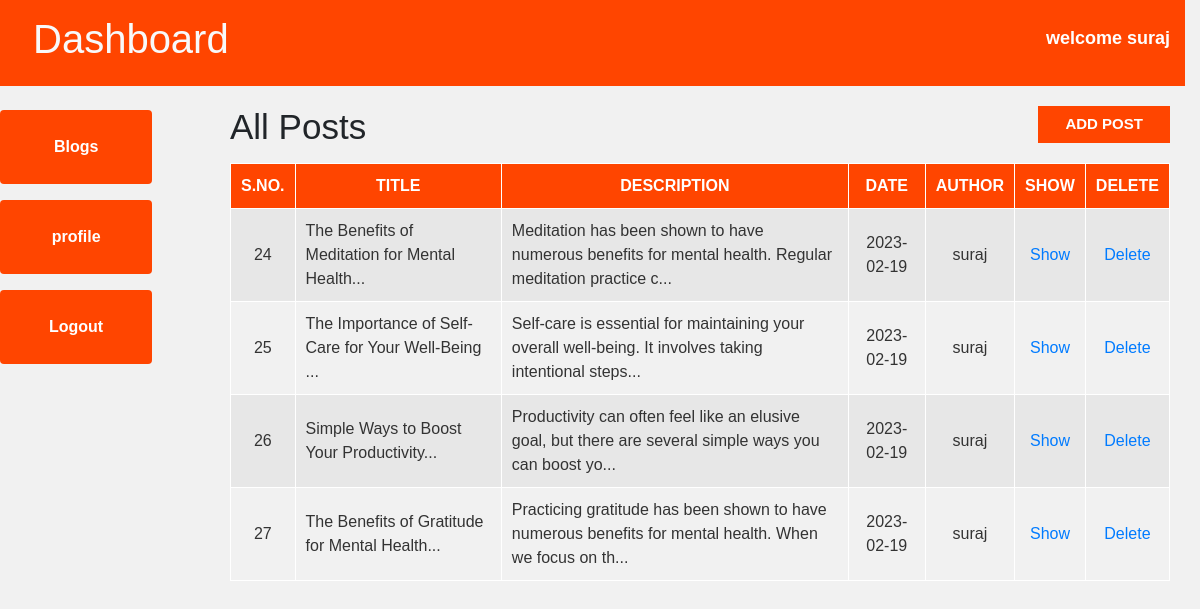
/admin/index.php (signed in), run on the app's committed database.
### tables this page shows
CREATE TABLE `blog` (
  `post_id` int(11) NOT NULL,
  `title` varchar(100) NOT NULL,
  `description` text NOT NULL,
  `post_date` date NOT NULL DEFAULT current_timestamp(),
  `user_id` int(20) NOT NULL
);

### admin/index.php (the view, shortened to what this page needs)
<?php include 'header.php'; ?>
<?php include 'config.php'; ?>
<div class="col-md-10">
    <div id="admin-content">
        <div class="container">
            <div class="row">
                <div class="col-md-10">
                    <h1 class="admin-heading">All Posts</h1>
                </div>
                <div class="col-md-2">
                    <a class="add-new" href="add-post.php">add post</a>
                </div>
                <div class="col-md-12">
                <?php
                    $user =$_SESSION['username'];
                    $query=mysqli_query($conn,"select * from login where username='$user'");
                    $row2=mysqli_fetch_array($query);
                    $id=$row2["s_no"];
                    $sql ="SELECT * FROM `blog` WHERE user_id= '$id'";
                    $result =mysqli_query($conn,$sql);
                    ?>
                    <table class="content-table">
                        <thead>
                            <th>S.No.</th>
                            <th>Title</th>
                            <th>Description</th>
                            <th>Date</th>
                            <th>Author</th>
                            <th>Show</th>
                            <th>Delete</th>
                        </thead>
                        <tbody>
                    <?php while($row = mysqli_fetch_assoc($result)){
                        $title = $row ['title'];
                        $desc = $row ['description'];
                        $date = $row ['post_date'];
                        ?>
                            <tr class="text-left">
                                <td><?php echo $row['post_id']; ?></td>
                                <td><?php echo substr($title,0,50) ?>...</td>
                                <td class="text-left"><?php echo substr($desc,0,100) ?>...</td>
                                <td><?php echo $date ?></td>
                                <td><?php echo $_SESSION['username']   ?></td>
                                <td class='edit'><a href='show-post.php?id=<?php echo $row['post_id'];?>'>Show</a></td>
                                <td class='delete'><a href='delete-post.php?id=<?php echo $row['post_id'];?>'>Delete</a></td>
                            </tr>
                        <?php }
                        ?>
                        </tbody>
                    </table>
                </div>
            </div>
        </div>
    </div>
</div>
<?php include 'footer.php'; ?>

### css/style.css (style rules this page uses)
body { background: #f1f1f1; font-family: sans-serif,arial,Helvetica; }
a, a:hover, a:focus { text-decoration: none; outline: none; }
#admin-content { padding: 20px 0; min-height: 750px; }
#admin-content .admin-heading { font-size: 35px; margin: 0 0 15px; }
#admin-content .add-new { color: #fff; background-color: orangered; font-size: 15px; font-weight: 600; text-align: center; text-transform: uppercase; padding: 7px 10px; display: block; transition: all 0.3s; }
#admin-content .content-table { border: 1px solid #000; width: 100%; margin: 0 0 20px; }
#admin-content .content-table thead { color: #fff; background-color: orangered; }
#admin-content .content-table th { padding: 10px; border: 1px solid #fff; font-weight: 600; text-align: center; text-transform: uppercase; }
#admin-content .content-table tbody { color: #333; }
#admin-content .content-table tbody tr { background-color: #e7e7e7; }
#admin-content .content-table tbody tr:nth-child(even) { background-color: transparent; }
#admin-content .content-table tbody td { padding: 10px; border: 1px solid #fff; text-align: center; }
#admin-content .content-table tbody td:nth-child(2) { text-align: left; }
.id, .edit, .delete { text-align:center; }

### data on the page
blog: post_id "24", title "The Benefits of Meditation for Mental Health", description "Meditation has been shown to have numerous benefits for mental health. Regular meditation practice c", post_date "2023-02-19"
blog: post_id "25", title "The Importance of Self-Care for Your Well-Being", description "Self-care is essential for maintaining your overall well-being. It involves taking intentional steps", post_date "2023-02-19"
blog: post_id "26", title "Simple Ways to Boost Your Productivity", description "Productivity can often feel like an elusive goal, but there are several simple ways you can boost yo", post_date "2023-02-19"
blog: post_id "27", title "The Benefits of Gratitude for Mental Health", description "Practicing gratitude has been shown to have numerous benefits for mental health. When we focus on th", post_date "2023-02-19"

### other printed values
$_SESSION['username'] "suraj"
